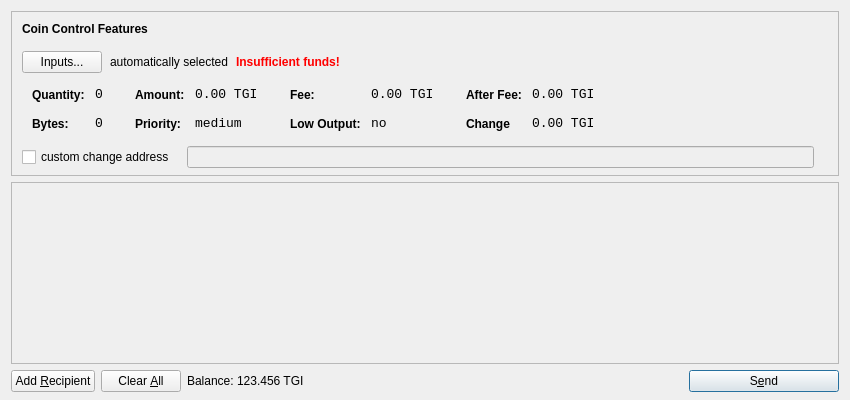
<?xml version="1.0" encoding="UTF-8"?>
<ui version="4.0">
 <class>SendCoinsDialog</class>
 <widget class="QDialog" name="SendCoinsDialog">
  <property name="geometry">
   <rect>
    <x>0</x>
    <y>0</y>
    <width>850</width>
    <height>400</height>
   </rect>
  </property>
  <property name="windowTitle">
   <string>Send Coins</string>
  </property>
  <layout class="QVBoxLayout" name="verticalLayout" stretch="0,1,0">
   <property name="bottomMargin">
    <number>8</number>
   </property>
   <item>
    <widget class="QFrame" name="frameCoinControl">
     <property name="sizePolicy">
      <sizepolicy hsizetype="Expanding" vsizetype="Expanding">
       <horstretch>0</horstretch>
       <verstretch>0</verstretch>
      </sizepolicy>
     </property>
     <property name="maximumSize">
      <size>
       <width>16777215</width>
       <height>16777215</height>
      </size>
     </property>
     <property name="frameShape">
      <enum>QFrame::StyledPanel</enum>
     </property>
     <property name="frameShadow">
      <enum>QFrame::Sunken</enum>
     </property>
     <layout class="QVBoxLayout" name="verticalLayoutCoinControl2">
      <property name="spacing">
       <number>-1</number>
      </property>
      <property name="leftMargin">
       <number>0</number>
      </property>
      <property name="topMargin">
       <number>0</number>
      </property>
      <property name="rightMargin">
       <number>0</number>
      </property>
      <property name="bottomMargin">
       <number>6</number>
      </property>
      <item>
       <layout class="QVBoxLayout" name="verticalLayoutCoinControl" stretch="0,0,0,0,1">
        <property name="spacing">
         <number>0</number>
        </property>
        <property name="leftMargin">
         <number>10</number>
        </property>
        <property name="topMargin">
         <number>10</number>
        </property>
        <item>
         <layout class="QHBoxLayout" name="horizontalLayoutCoinControl1">
          <property name="bottomMargin">
           <number>15</number>
          </property>
          <item>
           <widget class="QLabel" name="labelCoinControlFeatures">
            <property name="sizePolicy">
             <sizepolicy hsizetype="Preferred" vsizetype="Maximum">
              <horstretch>0</horstretch>
              <verstretch>0</verstretch>
             </sizepolicy>
            </property>
            <property name="font">
             <font>
              <weight>75</weight>
              <bold>true</bold>
             </font>
            </property>
            <property name="styleSheet">
             <string notr="true">font-weight:bold;</string>
            </property>
            <property name="text">
             <string>Coin Control Features</string>
            </property>
           </widget>
          </item>
         </layout>
        </item>
        <item>
         <layout class="QHBoxLayout" name="horizontalLayoutCoinControl2" stretch="0,0,0,0">
          <property name="spacing">
           <number>8</number>
          </property>
          <property name="bottomMargin">
           <number>10</number>
          </property>
          <item>
           <widget class="QPushButton" name="pushButtonCoinControl">
            <property name="styleSheet">
             <string notr="true"/>
            </property>
            <property name="text">
             <string>Inputs...</string>
            </property>
           </widget>
          </item>
          <item>
           <widget class="QLabel" name="labelCoinControlAutomaticallySelected">
            <property name="text">
             <string>automatically selected</string>
            </property>
            <property name="margin">
             <number>5</number>
            </property>
           </widget>
          </item>
          <item>
           <widget class="QLabel" name="labelCoinControlInsuffFunds">
            <property name="font">
             <font>
              <weight>75</weight>
              <bold>true</bold>
             </font>
            </property>
            <property name="styleSheet">
             <string notr="true">color:red;font-weight:bold;</string>
            </property>
            <property name="text">
             <string>Insufficient funds!</string>
            </property>
            <property name="margin">
             <number>5</number>
            </property>
           </widget>
          </item>
          <item>
           <spacer name="horizontalSpacerCoinControl">
            <property name="orientation">
             <enum>Qt::Horizontal</enum>
            </property>
            <property name="sizeHint" stdset="0">
             <size>
              <width>40</width>
              <height>1</height>
             </size>
            </property>
           </spacer>
          </item>
         </layout>
        </item>
        <item>
         <widget class="QWidget" name="widgetCoinControl" native="true">
          <property name="sizePolicy">
           <sizepolicy hsizetype="Preferred" vsizetype="Preferred">
            <horstretch>0</horstretch>
            <verstretch>0</verstretch>
           </sizepolicy>
          </property>
          <property name="minimumSize">
           <size>
            <width>0</width>
            <height>0</height>
           </size>
          </property>
          <property name="styleSheet">
           <string notr="true"/>
          </property>
          <layout class="QHBoxLayout" name="horizontalLayoutCoinControl5">
           <property name="margin">
            <number>0</number>
           </property>
           <item>
            <layout class="QHBoxLayout" name="horizontalLayoutCoinControl3" stretch="0,0,0,1">
             <property name="spacing">
              <number>20</number>
             </property>
             <property name="topMargin">
              <number>0</number>
             </property>
             <property name="bottomMargin">
              <number>10</number>
             </property>
             <item>
              <layout class="QFormLayout" name="formLayoutCoinControl1">
               <property name="horizontalSpacing">
                <number>10</number>
               </property>
               <property name="verticalSpacing">
                <number>14</number>
               </property>
               <property name="leftMargin">
                <number>10</number>
               </property>
               <property name="topMargin">
                <number>4</number>
               </property>
               <property name="rightMargin">
                <number>6</number>
               </property>
               <item row="0" column="0">
                <widget class="QLabel" name="labelCoinControlQuantityText">
                 <property name="styleSheet">
                  <string notr="true">font-weight:bold;</string>
                 </property>
                 <property name="text">
                  <string>Quantity:</string>
                 </property>
                 <property name="margin">
                  <number>0</number>
                 </property>
                </widget>
               </item>
               <item row="0" column="1">
                <widget class="QLabel" name="labelCoinControlQuantity">
                 <property name="font">
                  <font>
                   <family>Monospace</family>
                   <pointsize>10</pointsize>
                  </font>
                 </property>
                 <property name="cursor">
                  <cursorShape>IBeamCursor</cursorShape>
                 </property>
                 <property name="contextMenuPolicy">
                  <enum>Qt::ActionsContextMenu</enum>
                 </property>
                 <property name="text">
                  <string>0</string>
                 </property>
                 <property name="margin">
                  <number>0</number>
                 </property>
                 <property name="textInteractionFlags">
                  <set>Qt::LinksAccessibleByMouse|Qt::TextSelectableByKeyboard|Qt::TextSelectableByMouse</set>
                 </property>
                </widget>
               </item>
               <item row="1" column="0">
                <widget class="QLabel" name="labelCoinControlBytesText">
                 <property name="styleSheet">
                  <string notr="true">font-weight:bold;</string>
                 </property>
                 <property name="text">
                  <string>Bytes:</string>
                 </property>
                </widget>
               </item>
               <item row="1" column="1">
                <widget class="QLabel" name="labelCoinControlBytes">
                 <property name="font">
                  <font>
                   <family>Monospace</family>
                   <pointsize>10</pointsize>
                  </font>
                 </property>
                 <property name="cursor">
                  <cursorShape>IBeamCursor</cursorShape>
                 </property>
                 <property name="contextMenuPolicy">
                  <enum>Qt::ActionsContextMenu</enum>
                 </property>
                 <property name="text">
                  <string>0</string>
                 </property>
                 <property name="textInteractionFlags">
                  <set>Qt::LinksAccessibleByMouse|Qt::TextSelectableByKeyboard|Qt::TextSelectableByMouse</set>
                 </property>
                </widget>
               </item>
              </layout>
             </item>
             <item>
              <layout class="QFormLayout" name="formLayoutCoinControl2">
               <property name="horizontalSpacing">
                <number>10</number>
               </property>
               <property name="verticalSpacing">
                <number>14</number>
               </property>
               <property name="leftMargin">
                <number>6</number>
               </property>
               <property name="topMargin">
                <number>4</number>
               </property>
               <property name="rightMargin">
                <number>6</number>
               </property>
               <item row="0" column="0">
                <widget class="QLabel" name="labelCoinControlAmountText">
                 <property name="styleSheet">
                  <string notr="true">font-weight:bold;</string>
                 </property>
                 <property name="text">
                  <string>Amount:</string>
                 </property>
                 <property name="margin">
                  <number>0</number>
                 </property>
                </widget>
               </item>
               <item row="0" column="1">
                <widget class="QLabel" name="labelCoinControlAmount">
                 <property name="font">
                  <font>
                   <family>Monospace</family>
                   <pointsize>10</pointsize>
                  </font>
                 </property>
                 <property name="cursor">
                  <cursorShape>IBeamCursor</cursorShape>
                 </property>
                 <property name="contextMenuPolicy">
                  <enum>Qt::ActionsContextMenu</enum>
                 </property>
                 <property name="text">
                  <string>0.00 TGI</string>
                 </property>
                 <property name="textInteractionFlags">
                  <set>Qt::LinksAccessibleByMouse|Qt::TextSelectableByKeyboard|Qt::TextSelectableByMouse</set>
                 </property>
                </widget>
               </item>
               <item row="1" column="0">
                <widget class="QLabel" name="labelCoinControlPriorityText">
                 <property name="styleSheet">
                  <string notr="true">font-weight:bold;</string>
                 </property>
                 <property name="text">
                  <string>Priority:</string>
                 </property>
                </widget>
               </item>
               <item row="1" column="1">
                <widget class="QLabel" name="labelCoinControlPriority">
                 <property name="font">
                  <font>
                   <family>Monospace</family>
                   <pointsize>10</pointsize>
                  </font>
                 </property>
                 <property name="cursor">
                  <cursorShape>IBeamCursor</cursorShape>
                 </property>
                 <property name="contextMenuPolicy">
                  <enum>Qt::ActionsContextMenu</enum>
                 </property>
                 <property name="text">
                  <string>medium</string>
                 </property>
                 <property name="textInteractionFlags">
                  <set>Qt::LinksAccessibleByMouse|Qt::TextSelectableByKeyboard|Qt::TextSelectableByMouse</set>
                 </property>
                </widget>
               </item>
              </layout>
             </item>
             <item>
              <layout class="QFormLayout" name="formLayoutCoinControl3">
               <property name="horizontalSpacing">
                <number>10</number>
               </property>
               <property name="verticalSpacing">
                <number>14</number>
               </property>
               <property name="leftMargin">
                <number>6</number>
               </property>
               <property name="topMargin">
                <number>4</number>
               </property>
               <property name="rightMargin">
                <number>6</number>
               </property>
               <item row="0" column="0">
                <widget class="QLabel" name="labelCoinControlFeeText">
                 <property name="styleSheet">
                  <string notr="true">font-weight:bold;</string>
                 </property>
                 <property name="text">
                  <string>Fee:</string>
                 </property>
                 <property name="margin">
                  <number>0</number>
                 </property>
                </widget>
               </item>
               <item row="0" column="1">
                <widget class="QLabel" name="labelCoinControlFee">
                 <property name="font">
                  <font>
                   <family>Monospace</family>
                   <pointsize>10</pointsize>
                  </font>
                 </property>
                 <property name="cursor">
                  <cursorShape>IBeamCursor</cursorShape>
                 </property>
                 <property name="contextMenuPolicy">
                  <enum>Qt::ActionsContextMenu</enum>
                 </property>
                 <property name="text">
                  <string>0.00 TGI</string>
                 </property>
                 <property name="textInteractionFlags">
                  <set>Qt::LinksAccessibleByMouse|Qt::TextSelectableByKeyboard|Qt::TextSelectableByMouse</set>
                 </property>
                </widget>
               </item>
               <item row="1" column="0">
                <widget class="QLabel" name="labelCoinControlLowOutputText">
                 <property name="styleSheet">
                  <string notr="true">font-weight:bold;</string>
                 </property>
                 <property name="text">
                  <string>Low Output:</string>
                 </property>
                </widget>
               </item>
               <item row="1" column="1">
                <widget class="QLabel" name="labelCoinControlLowOutput">
                 <property name="font">
                  <font>
                   <family>Monospace</family>
                   <pointsize>10</pointsize>
                  </font>
                 </property>
                 <property name="cursor">
                  <cursorShape>IBeamCursor</cursorShape>
                 </property>
                 <property name="contextMenuPolicy">
                  <enum>Qt::ActionsContextMenu</enum>
                 </property>
                 <property name="text">
                  <string>no</string>
                 </property>
                 <property name="textInteractionFlags">
                  <set>Qt::LinksAccessibleByMouse|Qt::TextSelectableByKeyboard|Qt::TextSelectableByMouse</set>
                 </property>
                </widget>
               </item>
              </layout>
             </item>
             <item>
              <layout class="QFormLayout" name="formLayoutCoinControl4">
               <property name="horizontalSpacing">
                <number>10</number>
               </property>
               <property name="verticalSpacing">
                <number>14</number>
               </property>
               <property name="leftMargin">
                <number>6</number>
               </property>
               <property name="topMargin">
                <number>4</number>
               </property>
               <property name="rightMargin">
                <number>6</number>
               </property>
               <item row="0" column="0">
                <widget class="QLabel" name="labelCoinControlAfterFeeText">
                 <property name="styleSheet">
                  <string notr="true">font-weight:bold;</string>
                 </property>
                 <property name="text">
                  <string>After Fee:</string>
                 </property>
                 <property name="margin">
                  <number>0</number>
                 </property>
                </widget>
               </item>
               <item row="0" column="1">
                <widget class="QLabel" name="labelCoinControlAfterFee">
                 <property name="font">
                  <font>
                   <family>Monospace</family>
                   <pointsize>10</pointsize>
                  </font>
                 </property>
                 <property name="cursor">
                  <cursorShape>IBeamCursor</cursorShape>
                 </property>
                 <property name="contextMenuPolicy">
                  <enum>Qt::ActionsContextMenu</enum>
                 </property>
                 <property name="text">
                  <string>0.00 TGI</string>
                 </property>
                 <property name="textInteractionFlags">
                  <set>Qt::LinksAccessibleByMouse|Qt::TextSelectableByKeyboard|Qt::TextSelectableByMouse</set>
                 </property>
                </widget>
               </item>
               <item row="1" column="0">
                <widget class="QLabel" name="labelCoinControlChangeText">
                 <property name="styleSheet">
                  <string notr="true">font-weight:bold;</string>
                 </property>
                 <property name="text">
                  <string>Change</string>
                 </property>
                </widget>
               </item>
               <item row="1" column="1">
                <widget class="QLabel" name="labelCoinControlChange">
                 <property name="font">
                  <font>
                   <family>Monospace</family>
                   <pointsize>10</pointsize>
                  </font>
                 </property>
                 <property name="cursor">
                  <cursorShape>IBeamCursor</cursorShape>
                 </property>
                 <property name="contextMenuPolicy">
                  <enum>Qt::ActionsContextMenu</enum>
                 </property>
                 <property name="text">
                  <string>0.00 TGI</string>
                 </property>
                 <property name="textInteractionFlags">
                  <set>Qt::LinksAccessibleByMouse|Qt::TextSelectableByKeyboard|Qt::TextSelectableByMouse</set>
                 </property>
                </widget>
               </item>
              </layout>
             </item>
            </layout>
           </item>
          </layout>
         </widget>
        </item>
        <item>
         <layout class="QHBoxLayout" name="horizontalLayoutCoinControl4" stretch="0,0,0">
          <property name="spacing">
           <number>12</number>
          </property>
          <property name="sizeConstraint">
           <enum>QLayout::SetDefaultConstraint</enum>
          </property>
          <property name="topMargin">
           <number>5</number>
          </property>
          <property name="rightMargin">
           <number>5</number>
          </property>
          <item>
           <widget class="QCheckBox" name="checkBoxCoinControlChange">
            <property name="text">
             <string>custom change address</string>
            </property>
           </widget>
          </item>
          <item>
           <widget class="QLineEdit" name="lineEditCoinControlChange">
            <property name="enabled">
             <bool>false</bool>
            </property>
            <property name="sizePolicy">
             <sizepolicy hsizetype="Expanding" vsizetype="Fixed">
              <horstretch>0</horstretch>
              <verstretch>0</verstretch>
             </sizepolicy>
            </property>
           </widget>
          </item>
          <item>
           <widget class="QLabel" name="labelCoinControlChangeLabel">
            <property name="sizePolicy">
             <sizepolicy hsizetype="Preferred" vsizetype="Expanding">
              <horstretch>0</horstretch>
              <verstretch>0</verstretch>
             </sizepolicy>
            </property>
            <property name="minimumSize">
             <size>
              <width>0</width>
              <height>0</height>
             </size>
            </property>
            <property name="text">
             <string/>
            </property>
            <property name="margin">
             <number>3</number>
            </property>
           </widget>
          </item>
         </layout>
        </item>
        <item>
         <spacer name="verticalSpacerCoinControl">
          <property name="orientation">
           <enum>Qt::Vertical</enum>
          </property>
          <property name="sizeHint" stdset="0">
           <size>
            <width>800</width>
            <height>1</height>
           </size>
          </property>
         </spacer>
        </item>
       </layout>
      </item>
     </layout>
    </widget>
   </item>
   <item>
    <widget class="QScrollArea" name="scrollArea">
     <property name="widgetResizable">
      <bool>true</bool>
     </property>
     <widget class="QWidget" name="scrollAreaWidgetContents">
      <property name="geometry">
       <rect>
        <x>0</x>
        <y>0</y>
        <width>830</width>
        <height>165</height>
       </rect>
      </property>
      <layout class="QVBoxLayout" name="verticalLayout_2">
       <property name="margin">
        <number>0</number>
       </property>
       <item>
        <layout class="QVBoxLayout" name="entries">
         <property name="spacing">
          <number>6</number>
         </property>
        </layout>
       </item>
       <item>
        <spacer name="verticalSpacer">
         <property name="orientation">
          <enum>Qt::Vertical</enum>
         </property>
         <property name="sizeHint" stdset="0">
          <size>
           <width>20</width>
           <height>40</height>
          </size>
         </property>
        </spacer>
       </item>
      </layout>
     </widget>
    </widget>
   </item>
   <item>
    <layout class="QHBoxLayout" name="horizontalLayout">
     <item>
      <widget class="QPushButton" name="addButton">
       <property name="toolTip">
        <string>Send to multiple recipients at once</string>
       </property>
       <property name="text">
        <string>Add &amp;Recipient</string>
       </property>
       <property name="autoDefault">
        <bool>false</bool>
       </property>
      </widget>
     </item>
     <item>
      <widget class="QPushButton" name="clearButton">
       <property name="sizePolicy">
        <sizepolicy hsizetype="Minimum" vsizetype="Fixed">
         <horstretch>0</horstretch>
         <verstretch>0</verstretch>
        </sizepolicy>
       </property>
       <property name="toolTip">
        <string>Remove all transaction fields</string>
       </property>
       <property name="text">
        <string>Clear &amp;All</string>
       </property>
       <property name="autoRepeatDelay">
        <number>300</number>
       </property>
       <property name="autoDefault">
        <bool>false</bool>
       </property>
      </widget>
     </item>
     <item>
      <layout class="QHBoxLayout" name="horizontalLayout_2">
       <property name="spacing">
        <number>3</number>
       </property>
       <item>
        <widget class="QLabel" name="label">
         <property name="sizePolicy">
          <sizepolicy hsizetype="Preferred" vsizetype="Fixed">
           <horstretch>0</horstretch>
           <verstretch>0</verstretch>
          </sizepolicy>
         </property>
         <property name="text">
          <string>Balance:</string>
         </property>
        </widget>
       </item>
       <item>
        <widget class="QLabel" name="labelBalance">
         <property name="sizePolicy">
          <sizepolicy hsizetype="Preferred" vsizetype="Fixed">
           <horstretch>0</horstretch>
           <verstretch>0</verstretch>
          </sizepolicy>
         </property>
         <property name="cursor">
          <cursorShape>IBeamCursor</cursorShape>
         </property>
         <property name="text">
          <string>123.456 TGI</string>
         </property>
         <property name="textInteractionFlags">
          <set>Qt::LinksAccessibleByMouse|Qt::TextSelectableByKeyboard|Qt::TextSelectableByMouse</set>
         </property>
        </widget>
       </item>
      </layout>
     </item>
     <item>
      <spacer name="horizontalSpacer">
       <property name="orientation">
        <enum>Qt::Horizontal</enum>
       </property>
       <property name="sizeHint" stdset="0">
        <size>
         <width>40</width>
         <height>20</height>
        </size>
       </property>
      </spacer>
     </item>
     <item>
      <widget class="QPushButton" name="sendButton">
       <property name="minimumSize">
        <size>
         <width>150</width>
         <height>0</height>
        </size>
       </property>
       <property name="toolTip">
        <string>Confirm the send action</string>
       </property>
       <property name="text">
        <string>S&amp;end</string>
       </property>
       <property name="icon">
        <iconset resource="../bitcoin.qrc">
         <normaloff>:/icons/send</normaloff>:/icons/send</iconset>
       </property>
       <property name="default">
        <bool>true</bool>
       </property>
      </widget>
     </item>
    </layout>
   </item>
  </layout>
 </widget>
 <resources>
  <include location="../bitcoin.qrc"/>
 </resources>
 <connections/>
</ui>
